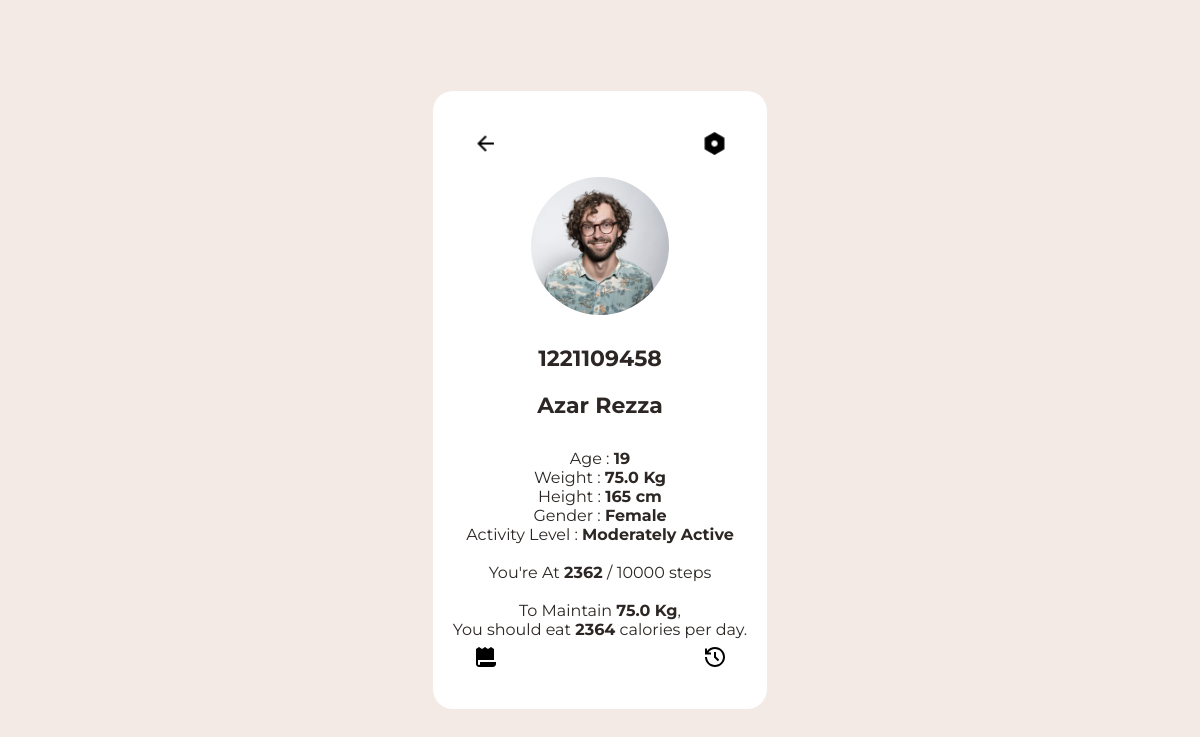
Page /profile (signed in) on the committed database.
### website/models.py (models this page shows, shortened)
class User(db.Model, UserMixin):
    id = db.Column(db.Integer, primary_key=True)
    student_id = db.Column(db.Integer, unique=True)
    username = db.Column(db.String(150), unique=True)
    password = db.Column(db.String(50))
    weight = db.Column(db.Float)
    height = db.Column(db.Integer)
    age = db.Column(db.Integer)
    gender = db.Column(db.String(10))
    activity_level = db.Column(db.String(20))
    date_created = db.Column(db.DateTime(timezone=True), default=func.now())
    admin = db.Column(db.Boolean)
    cart_items = db.relationship('Cart', backref=db.backref('user', lazy=True))
    orders = db.relationship('Order', backref=db.backref('user', lazy=True))

### website/views.py (the view)
@views.route('/profile')
@login_required
def profile():
    user = User.query.filter_by(id=current_user.id).first()
    steps_log = Activity.query.filter_by(customer_link = current_user.id).order_by(desc(Activity.date_added)).all()
    steps_grouped = defaultdict(list)
    total_steps_accumulated = defaultdict(int)
    for steps in steps_log:
        year = steps.date_added.year
        month = steps.date_added.month
        day = steps.date_added.day
        date_obj = datetime(year, month, day)
        date_format = date_obj.strftime("%Y/%m/%d")
        steps_grouped[date_format].append(steps)
        total_steps_accumulated[date_format] += steps.steps
    return render_template('profile.html',
                           user=user,
                           steps_grouped=steps_grouped,
                           total_steps_accumulated=total_steps_accumulated)

### website/__init__.py (called while the page is built)
def create_app():
    app = Flask(__name__)
    app.config['SECRET KEY'] = 'ayamgoreng'
    app.secret_key = 'ayamgoreng'
    app.config['SQLALCHEMY_DATABASE_URI'] = f'sqlite:///{DB_NAME}'
    db.init_app(app)
    @app.errorhandler(404)
    def page_not_found(error):
        return render_template('404.html')
    from .views import views
    from .auth import auth
    from .admin import admin
    from .models import User
    app.register_blueprint(views, url_prefix = '/')
    app.register_blueprint(auth, url_prefix = '/')
    app.register_blueprint(admin, url_prefix = '/')
    from .models import User
    with app.app_context():
        db.create_all()
    login_manager = LoginManager()
    login_manager.login_view = "auth.userauth"
    login_manager.init_app(app)
    @login_manager.user_loader
    def load_user(id):
        return User.query.get(int(id))
    return app

### website/templates/profile.html (shortened to what this page needs)
<!DOCTYPE html>
<html lang="en">
<head>
    <link rel="stylesheet" href="/static/style_profile.css">
</head>
<body>
   <div class="container">
    <div class="profile-box">
        <a href="/home"><img src="/static/images/profile-menu.png" class="menu-icon"></a>
        <a href="/update-profile/{{ user.id }}"><img src="/static/images/settings-fill.png" class="setting-icon"></a>
        <a href="/history"><img class="receipt-icon" src="/static/images/receipt.png"></a>
        <a href="/activity_log"><img class="history-icon" src="/static/images/history-line.png"></a>
        <img src="/static/images/profile-pic.png" class="profile-pic">
        <h3> {{ user.student_id }} </h3>
        <h3> {{ user.username }} </h3>
        <div class="profile-buttom">
              <p>Age : <strong> {{ user.age }} </strong></p>
              <p>Weight : <strong>{{ user.weight }} Kg </strong></p>
              <p>Height : <strong>{{ user.height }} cm </strong></p>
              <p>Gender : <strong> {{ user.gender }} </strong></p>
              <p>Activity Level : <strong> {{ user.activity_level }} </strong> </p>
              <br>
              {% for total_steps in total_steps_accumulated.values() %}
               <p>You're At <strong>{{ total_steps }} </strong> / 10000 steps</p>
              {% endfor %}
              <br>
              <p>To Maintain <strong>{{ user.weight }} Kg</strong>,</p>
            {% set bmr = 0 %}
            {% if user.gender == 'Male' %}
                {% set bmr = (10 * user.weight) + (6.25 * user.height) - (5 * user.age) + 5 %}
            {% else %}
                {% set bmr = (10 * user.weight) + (6.25 * user.height) - (5 * user.age) - 161 %}
            {% endif %}
            {% set activity_multiplier = {'Sedentary': 1.2, 'Lightly Active': 1.375, 'Moderately Active': 1.55, 'Very Active': 1.725} %}
            {% set activity_factor = activity_multiplier[user.activity_level] %}
            {% set daily_calories = bmr * activity_factor %}
            <p>You should eat <strong>{{ daily_calories|int }}</strong> calories per day.</p>
        </div>
    </div>
   </div>
</html>

### website/static/style_profile.css (style rules this page uses)
* { margin: 0; padding: 0; box-sizing: border-box; font-family: "Montserrat", sans-serif; }
.container { width: 100%; height: 100vh; background-color: #f3eae5; background-size: cover; background-position: center; display: flex; align-items: center; justify-content: center; }
.profile-box { background: white; text-align: center; padding: 40px 90px; color: white; position: relative; border-radius: 20px; }
.profile-box h3 { font-family: "Montserrat", sans-serif; font-size:22px; margin-top: 20px; font-weight: 1000px; color: #2c2724; }
.menu-icon { width: 25px; position: absolute; left: 40px; top: 40px; }
.setting-icon { width: 25px; position: absolute; right: 40px; top: 40px; }
.receipt-icon { position: absolute; text-align: center; bottom: 40px; left: 40px; }
.history-icon { position: absolute; text-align: center; bottom: 40px; right: 40px; }
.profile-pic { width: 150px; border-radius: 50%; background: white; padding: 6px; margin-top: 40px; }
.profile-buttom { background: white; color: #999; padding: 30px 0; margin-right: -70px; margin-left: -70px; border-radius: 20px; }
.profile-box p { color: #2c2724; font-family: "Montserrat", sans-serif; }

### rows in the picture
User: student_id "1221109458", username "Azar Rezza", age "19", weight "75.0", height "165", gender "Female", activity_level "Moderately Active"

### other values in the picture
{{ total_steps }} "2362"
{{ daily_calories|int }} "2364"
